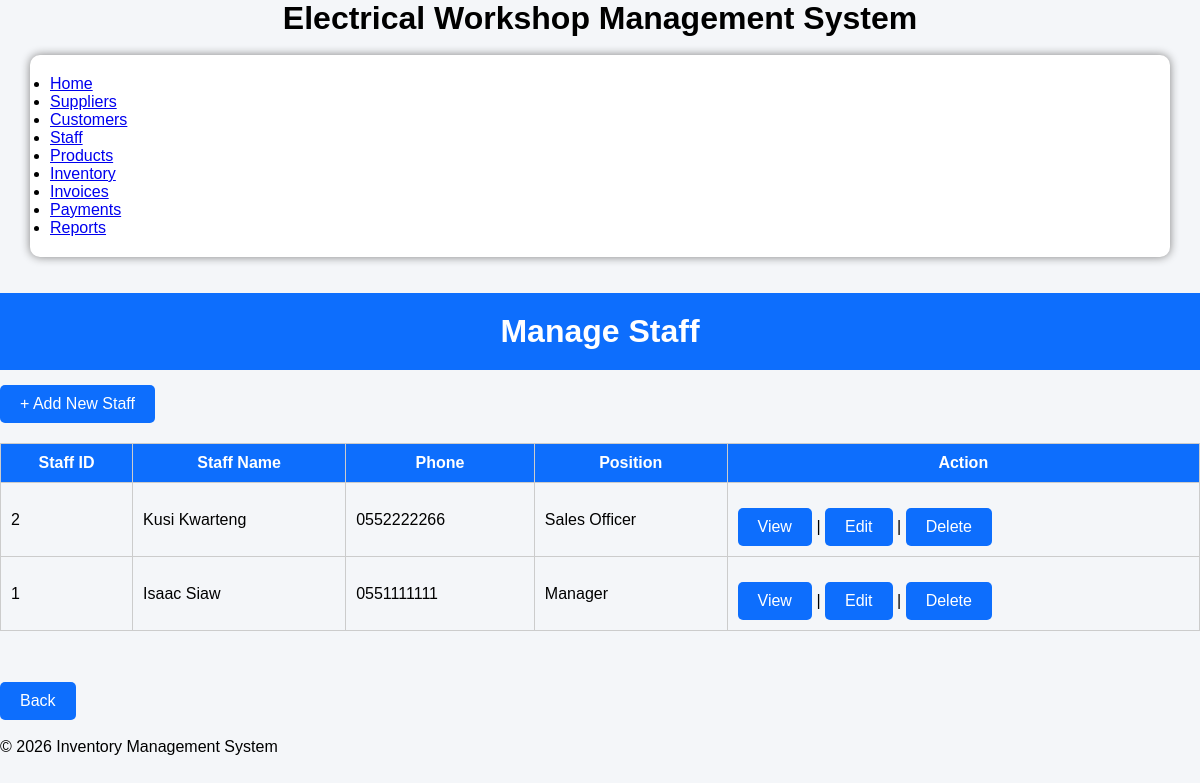
The page /staff/index.php on the database its author committed.
### tables this page shows
CREATE TABLE staff (
  `Staff_ID` int NOT NULL AUTO_INCREMENT,
  `Staff_Name` varchar(100) NOT NULL,
  `Phone` varchar(20) DEFAULT NULL,
  `Position` varchar(50) DEFAULT NULL,
  PRIMARY KEY (`Staff_ID`),
  UNIQUE KEY `Phone` (`Phone`)
);

### staff/index.php (the view, shortened to what this page needs)
<?php
include '../config/database.php';
include '../includes/header.php';
$sql = "SELECT * FROM `Staff` ORDER BY `Staff_ID` DESC";
$result = mysqli_query($conn, $sql);
?>
<!DOCTYPE html>
<html lang="en">
<head>
    <link rel="stylesheet" href="../css/style.css">
</head>
<body>
    <br><br>
    <h1 style="text-align: center;" class="header">Manage Staff</h1>
<a href="add_staff.php" class="btn">+ Add New Staff</a>
<table>
    <tr>
        <th>Staff ID</th>
        <th>Staff Name</th>
        <th>Phone</th>
        <th>Position</th>
        <th>Action</th>
    </tr>
    <?php while($row = mysqli_fetch_assoc($result)) { ?>
    <tr>
        <td><?php echo $row['Staff_ID']; ?></td>
        <td><?php echo $row['Staff_Name']; ?></td>
        <td><?php echo $row['Phone']; ?></td>
        <td><?php echo $row['Position']; ?></td>
        <td>
            <a href="view_staff.php?staff_id=<?php echo $row['Staff_ID']; ?>" class="btn">View</a> |
            <a href="edit_staff.php?id=<?php echo $row['Staff_ID']; ?>" class="btn">Edit</a> |
            <a href="delete_staff.php?id=<?php echo $row['Staff_ID']; ?>" onclick="return confirm('Delete this staff?')" class="btn">Delete</a>
        </td>
    </tr>
    <?php } ?>
</table>
<br><br>
<a href="../index.php" class="btn">Back</a><br><br>
<?php include '../includes/footer.php'; ?>
</body>
</html>

### css/style.css (style rules this page uses)
Body { Font-family: Arial; Background:#f4f4f4; }
Button,.btn { Background:#003366; Color:white; Padding:10px 20px; Border:none; Text-decoration:none; Display:inline-block; Margin-top:15px; Cursor:pointer; }
Table { Width:100%; Border-collapse:collapse; Margin-top:20px; }
Table,th,td { Border:1px solid #ccc; }
Th { Background:#003366; Color:white; Padding:10px; }
Td { Padding:10px; }
* { margin:0; padding:0; box-sizing:border-box; font-family:Arial, Helvetica, sans-serif; }
body { background:#f4f6f9; }
.header { background:#0d6efd; color:white; padding:20px; text-align:center; }
.btn { display:inline-block; background:#0d6efd; color:white; padding:10px 20px; text-decoration:none; border-radius:5px; }
table { width:100%; border-collapse:collapse; margin-top:20px; }
table th { background:#0d6efd; color:white; padding:10px; }
table td { padding:10px; border:1px solid #ccc; }

### rows shown on the page
staff: Staff_ID "2", Staff_Name "Kusi Kwarteng", Phone "0552222266", Position "Sales Officer"
staff: Staff_ID "1", Staff_Name "Isaac Siaw", Phone "0551111111", Position "Manager"
